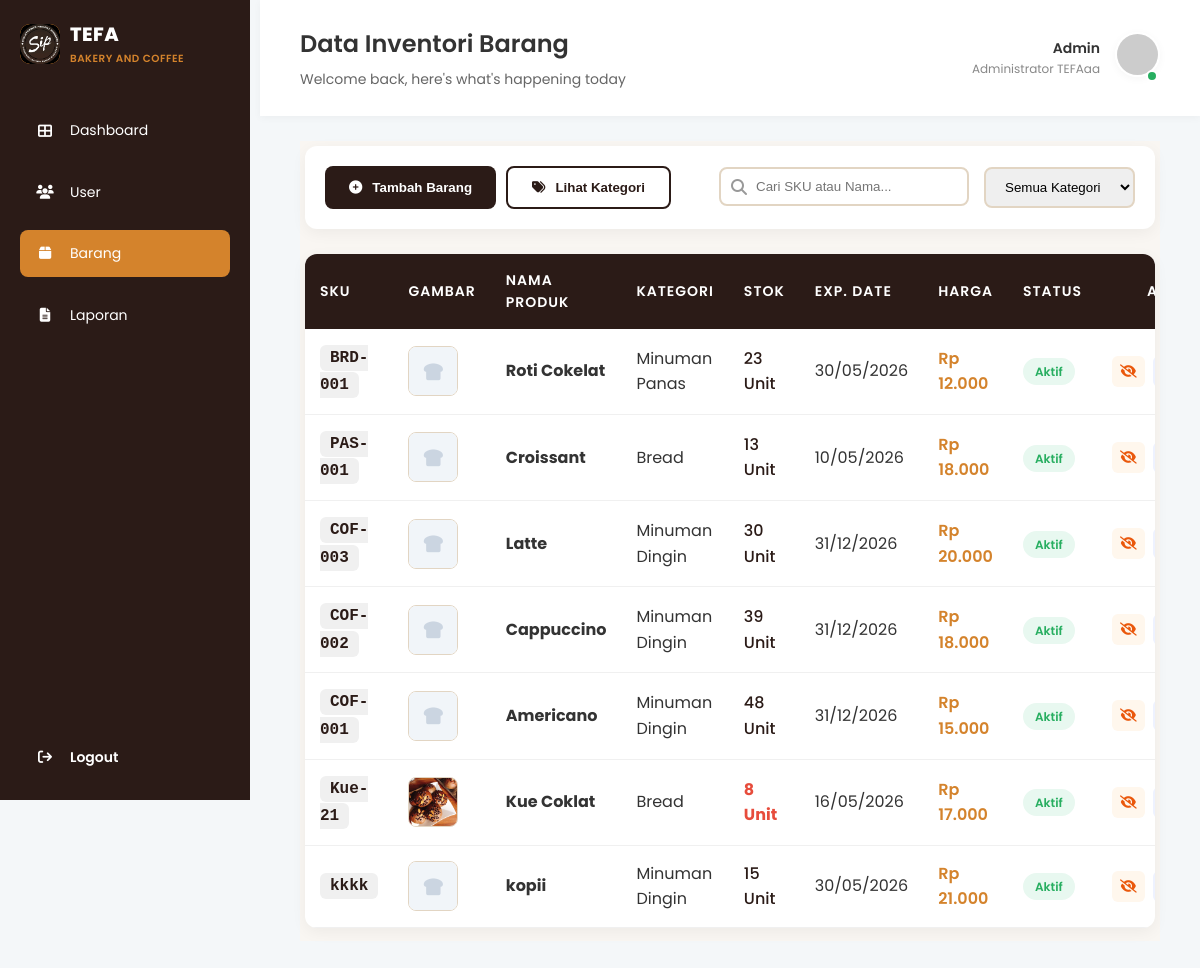
The page /admin/barang.php (signed in) on the database as committed earlier.
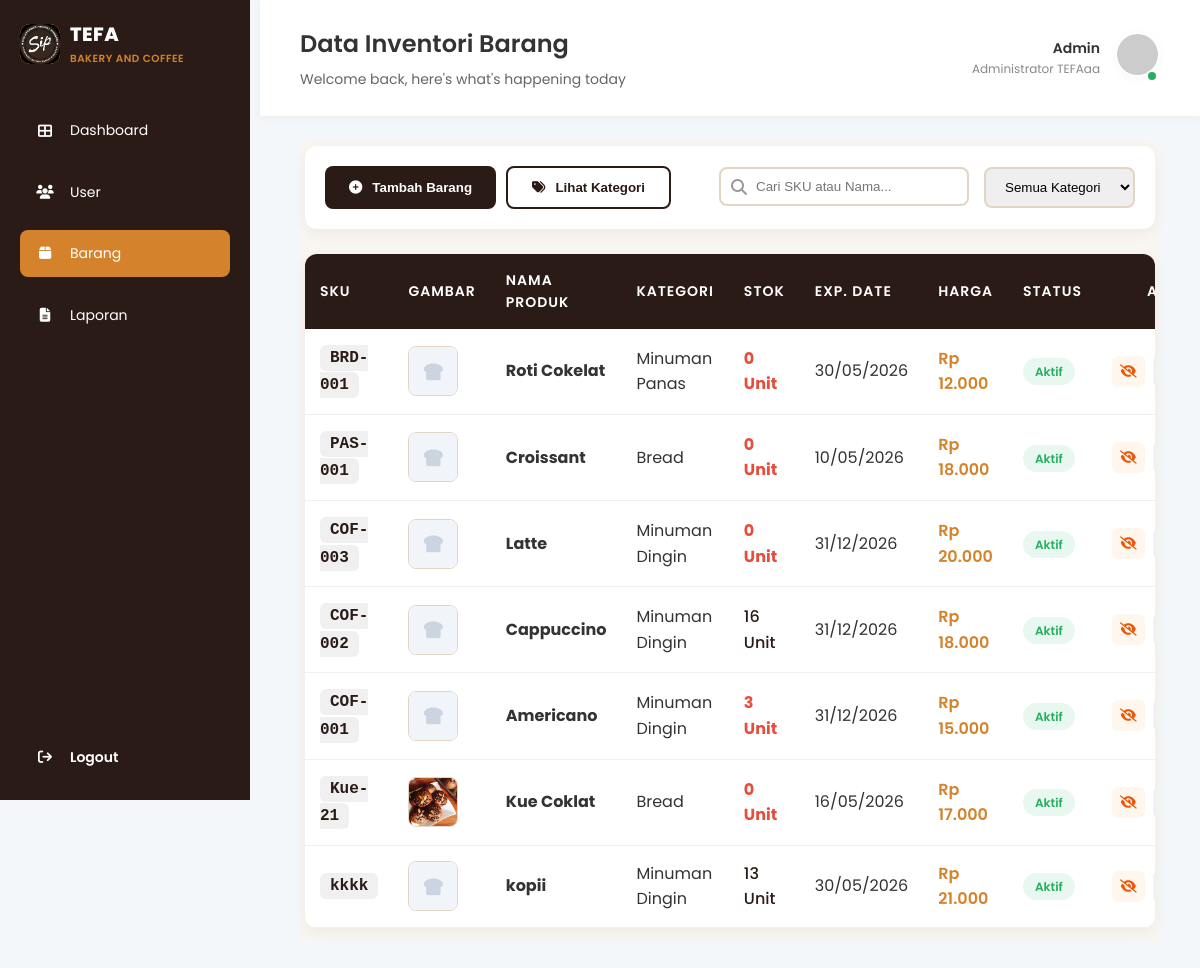
The same page on the database as committed later.
### tables this page shows
CREATE TABLE `products` (
  `id` int NOT NULL,
  `sku` varchar(20) NOT NULL,
  `nama_produk` varchar(100) NOT NULL,
  `category_id` int DEFAULT NULL,
  `harga` decimal(10,2) NOT NULL,
  `stok` int DEFAULT '0',
  `satuan` varchar(20) DEFAULT 'Pcs',
  `image` varchar(255) DEFAULT 'default.jpg',
  `exp_date` date DEFAULT NULL,
  `status` enum('aktif','non-aktif') DEFAULT 'aktif',
  `created_at` timestamp NULL DEFAULT CURRENT_TIMESTAMP
);

CREATE TABLE `categories` (
  `id` int NOT NULL,
  `nama_kategori` varchar(50) NOT NULL
);

### core/Database.php (called while the page is built, shortened)
<?php
class Database
{
    private static ?PDO $instance = null;
    public static function getConnection(): PDO
    {
        if (self::$instance === null) {
            try {
                $dsn = sprintf(
                    'mysql:host=%s;dbname=%s;charset=%s',
                    DB_HOST,
                    DB_NAME,
                    DB_CHARSET
                );
                self::$instance = new PDO($dsn, DB_USER, DB_PASS, [
                    PDO::ATTR_ERRMODE            => PDO::ERRMODE_EXCEPTION,
                    PDO::ATTR_DEFAULT_FETCH_MODE => PDO::FETCH_ASSOC,
                    PDO::ATTR_EMULATE_PREPARES   => false,
                ]);
            } catch (PDOException $e) {
                error_log('[DB Error] ' . $e->getMessage());
                throw new RuntimeException('Koneksi database gagal. Hubungi administrator.');
            }
        }
        return self::$instance;
    }
}

### models/BarangModel.php (called while the page is built, shortened)
<?php
require_once __DIR__ . '/../core/Database.php';
class BarangModel {
    private $db;
    public function __construct() {
        $this->db = Database::getConnection();
    }
    public function getAll() {
        $sql = "SELECT p.*, c.nama_kategori
                FROM products p
                LEFT JOIN categories c ON p.category_id = c.id
                ORDER BY p.id DESC";
        $stmt = $this->db->query($sql);
        return $stmt->fetchAll(PDO::FETCH_ASSOC);
    }
}

### admin/barang.php (the view, shortened to what the changed rows need)
<?php
require_once '../core/Auth.php';
require_once __DIR__ . '/../models/BarangModel.php';
$barangModel = new BarangModel();
$barangList  = $barangModel->getAll();
?>
<?php include 'includes/header.php'; ?>
<?php include 'includes/sidebar.php'; ?>
    <div class="page-content">
        <section class="table-card-premium">
            <div class="table-responsive">
                <table class="custom-table-premium" id="barangTable">
                    <thead>
                        <tr>
                            <th>SKU</th>
                            <th>Gambar</th>
                            <th>Nama Produk</th>
                            <th>Kategori</th>
                            <th>Stok</th>
                            <th>Exp. Date</th>
                            <th>Harga</th>
                            <th>Status</th>
                            <th style="text-align:center;">Aksi</th>
                        </tr>
                    </thead>
                    <tbody>
                        <?php if (empty($barangList)): ?>
                        <tr>
                            <td colspan="9" class="empty-state">
                                <i class="fas fa-box-open"></i>
                                <p>Belum ada data barang tersedia.</p>
                            </td>
                        </tr>
                        <?php else: ?>
                        <?php foreach ($barangList as $b): ?>
                        <tr>
                            <td><span class="sku-badge"><?= htmlspecialchars($b['sku']) ?></span></td>
                            <td>
                                <div class="table-img-wrapper">
                                    <?php if (!empty($b['image']) && file_exists(__DIR__ . '/../assets/img/products/' . $b['image'])): ?>
                                        <img src="../assets/img/products/<?= $b['image'] ?>" alt="<?= htmlspecialchars($b['nama_produk']) ?>">
                                    <?php else: ?>
                                        <div class="img-placeholder-admin">
                                            <i class="fas fa-bread-slice"></i>
                                        </div>
                                    <?php endif; ?>
                                </div>
                            </td>
                            <td><strong><?= htmlspecialchars($b['nama_produk']) ?></strong></td>
                            <td><?= htmlspecialchars($b['nama_kategori'] ?? 'Tanpa Kategori') ?></td>
                            <td>
                                <span class="<?= (int)$b['stok'] < 10 ? 'stock-low' : 'stock-normal' ?>">
                                    <?= (int)$b['stok'] ?> Unit
                                </span>
                            </td>
                            <td><?= $b['exp_date'] ? date('d/m/Y', strtotime($b['exp_date'])) : '<span class="text-muted">—</span>' ?></td>
                            <td class="price-col">Rp <?= number_format($b['harga'], 0, ',', '.') ?></td>
                            <td>
                                <span class="badge-status-<?= $b['status'] === 'aktif' ? 'aktif' : 'non-aktif' ?>">
                                    <?= ucfirst($b['status']) ?>
                                </span>
                            </td>
                            <td style="text-align:center;">
                                <div class="action-btns">
                                    <form method="POST" action="../controllers/BarangController.php" style="display:inline;">
                                        <button type="submit" class="btn-toggle-action <?= $b['status'] === 'aktif' ? 'deactivate' : 'activate' ?>" title="<?= $b['status'] === 'aktif' ? 'Nonaktifkan' : 'Aktifkan' ?>">
                                            <i class="fas <?= $b['status'] === 'aktif' ? 'fa-eye-slash' : 'fa-eye' ?>"></i>
                                        </button>
                                    </form>
                                    <button class="btn-edit-action" onclick="openEditModal(<?= htmlspecialchars(json_encode($b)) ?>)" title="Edit">
                                    </button>
                                </div>
                            </td>
                        </tr>
                        <?php endforeach; ?>
                        <?php endif; ?>
                    </tbody>
                </table>
            </div>
        </section>
    </div>
<?php include 'includes/footer.php'; ?>

Rows that differ between the two databases and show on the page:
changed products "BRD-001": stok "23" → "0"
changed products "PAS-001": stok "13" → "0"
changed products "COF-003": stok "30" → "0"
changed products "COF-002": stok "39" → "16"
changed products "COF-001": stok "48" → "3"
changed products "Kue-21": stok "8" → "0"
changed products "kkkk": stok "15" → "13"
